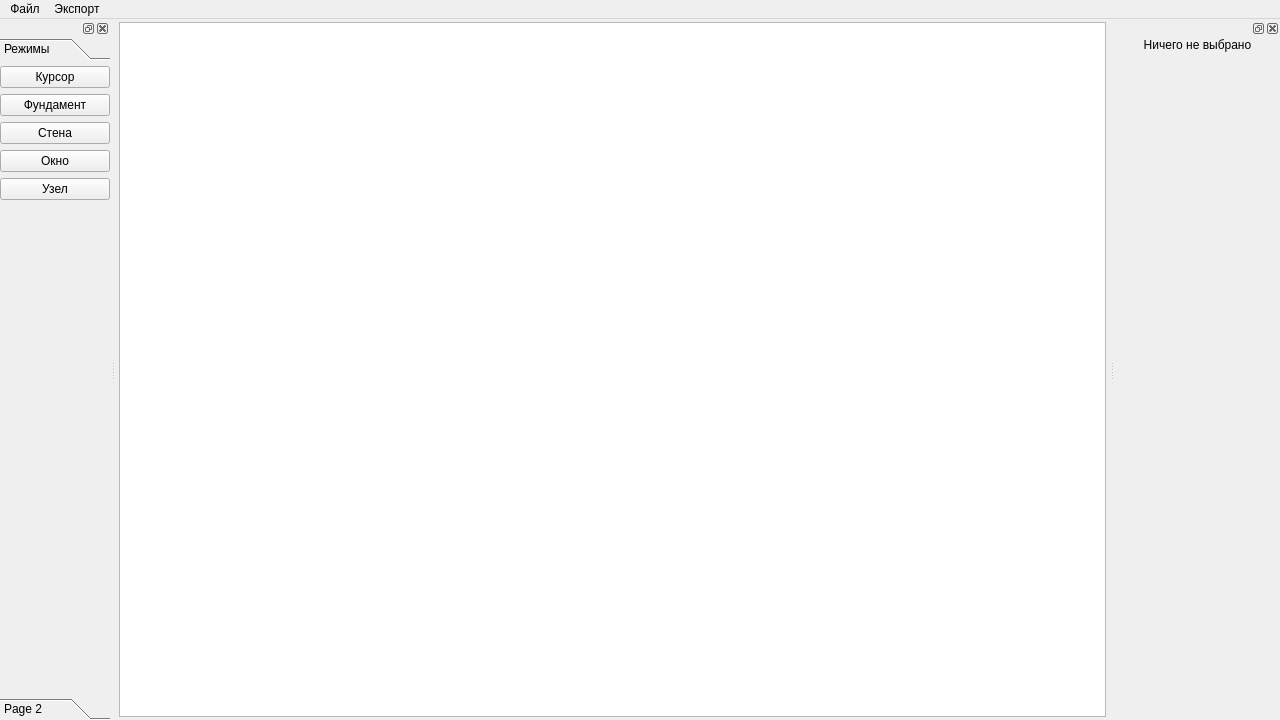
<?xml version="1.0" encoding="UTF-8"?>
<ui version="4.0">
 <class>EditorWindow</class>
 <widget class="QMainWindow" name="EditorWindow">
  <property name="geometry">
   <rect>
    <x>0</x>
    <y>0</y>
    <width>1280</width>
    <height>720</height>
   </rect>
  </property>
  <property name="windowTitle">
   <string>MainWindow</string>
  </property>
  <widget class="QWidget" name="centralwidget">
   <layout class="QGridLayout" name="gridLayout">
    <property name="leftMargin">
     <number>3</number>
    </property>
    <property name="topMargin">
     <number>3</number>
    </property>
    <property name="rightMargin">
     <number>3</number>
    </property>
    <property name="bottomMargin">
     <number>3</number>
    </property>
    <item row="0" column="0">
     <widget class="EditorView" name="graphicsView"/>
    </item>
   </layout>
  </widget>
  <widget class="QMenuBar" name="menuBar">
   <property name="geometry">
    <rect>
     <x>0</x>
     <y>0</y>
     <width>1280</width>
     <height>25</height>
    </rect>
   </property>
   <widget class="QMenu" name="menu">
    <property name="title">
     <string>Файл</string>
    </property>
   </widget>
   <widget class="QMenu" name="menu_2">
    <property name="title">
     <string>Экспорт</string>
    </property>
   </widget>
   <addaction name="menu"/>
   <addaction name="menu_2"/>
  </widget>
  <widget class="QDockWidget" name="dock_tools">
   <property name="minimumSize">
    <size>
     <width>110</width>
     <height>175</height>
    </size>
   </property>
   <attribute name="dockWidgetArea">
    <number>1</number>
   </attribute>
   <widget class="QWidget" name="dockWidgetContents_2">
    <layout class="QGridLayout" name="gridLayout_2">
     <property name="leftMargin">
      <number>0</number>
     </property>
     <property name="topMargin">
      <number>0</number>
     </property>
     <property name="rightMargin">
      <number>0</number>
     </property>
     <property name="bottomMargin">
      <number>0</number>
     </property>
     <item row="0" column="0">
      <widget class="QToolBox" name="toolBox">
       <property name="currentIndex">
        <number>0</number>
       </property>
       <widget class="QWidget" name="page">
        <property name="geometry">
         <rect>
          <x>0</x>
          <y>0</y>
          <width>110</width>
          <height>603</height>
         </rect>
        </property>
        <attribute name="label">
         <string>Режимы</string>
        </attribute>
        <layout class="QGridLayout" name="gridLayout_3">
         <property name="leftMargin">
          <number>0</number>
         </property>
         <property name="topMargin">
          <number>0</number>
         </property>
         <property name="rightMargin">
          <number>0</number>
         </property>
         <property name="bottomMargin">
          <number>0</number>
         </property>
         <item row="5" column="0">
          <widget class="QPushButton" name="pb_tool_node">
           <property name="text">
            <string>Узел</string>
           </property>
           <property name="checkable">
            <bool>true</bool>
           </property>
           <property name="autoExclusive">
            <bool>true</bool>
           </property>
          </widget>
         </item>
         <item row="0" column="0">
          <widget class="QPushButton" name="pb_tool_cursor">
           <property name="text">
            <string>Курсор</string>
           </property>
           <property name="checkable">
            <bool>true</bool>
           </property>
           <property name="autoExclusive">
            <bool>true</bool>
           </property>
          </widget>
         </item>
         <item row="2" column="0">
          <widget class="QPushButton" name="pb_tool_foundation">
           <property name="text">
            <string>Фундамент</string>
           </property>
           <property name="checkable">
            <bool>true</bool>
           </property>
           <property name="autoExclusive">
            <bool>true</bool>
           </property>
          </widget>
         </item>
         <item row="3" column="0">
          <widget class="QPushButton" name="pb_tool_wall">
           <property name="text">
            <string>Стена</string>
           </property>
           <property name="checkable">
            <bool>true</bool>
           </property>
           <property name="autoExclusive">
            <bool>true</bool>
           </property>
          </widget>
         </item>
         <item row="6" column="0">
          <spacer name="verticalSpacer">
           <property name="orientation">
            <enum>Qt::Orientation::Vertical</enum>
           </property>
           <property name="sizeHint" stdset="0">
            <size>
             <width>20</width>
             <height>40</height>
            </size>
           </property>
          </spacer>
         </item>
         <item row="4" column="0">
          <widget class="QPushButton" name="pb_tool_window">
           <property name="text">
            <string>Окно</string>
           </property>
           <property name="checkable">
            <bool>true</bool>
           </property>
           <property name="autoExclusive">
            <bool>true</bool>
           </property>
          </widget>
         </item>
        </layout>
       </widget>
       <widget class="QWidget" name="page_2">
        <property name="geometry">
         <rect>
          <x>0</x>
          <y>0</y>
          <width>110</width>
          <height>603</height>
         </rect>
        </property>
        <attribute name="label">
         <string>Page 2</string>
        </attribute>
       </widget>
      </widget>
     </item>
    </layout>
   </widget>
  </widget>
  <widget class="QDockWidget" name="dock_properties">
   <attribute name="dockWidgetArea">
    <number>2</number>
   </attribute>
   <widget class="QWidget" name="dockWidgetContents_12">
    <layout class="QGridLayout" name="gridLayout_4">
     <property name="leftMargin">
      <number>0</number>
     </property>
     <property name="topMargin">
      <number>0</number>
     </property>
     <property name="rightMargin">
      <number>0</number>
     </property>
     <property name="bottomMargin">
      <number>0</number>
     </property>
     <item row="0" column="0">
      <widget class="QStackedWidget" name="stackedWidget">
       <property name="currentIndex">
        <number>0</number>
       </property>
       <widget class="QWidget" name="page_5">
        <layout class="QGridLayout" name="gridLayout_5">
         <property name="leftMargin">
          <number>0</number>
         </property>
         <property name="topMargin">
          <number>0</number>
         </property>
         <property name="rightMargin">
          <number>0</number>
         </property>
         <property name="bottomMargin">
          <number>0</number>
         </property>
         <item row="0" column="0">
          <widget class="QLabel" name="label">
           <property name="text">
            <string>Ничего не выбрано</string>
           </property>
           <property name="alignment">
            <set>Qt::AlignmentFlag::AlignCenter</set>
           </property>
          </widget>
         </item>
         <item row="1" column="0">
          <spacer name="verticalSpacer_2">
           <property name="orientation">
            <enum>Qt::Orientation::Vertical</enum>
           </property>
           <property name="sizeHint" stdset="0">
            <size>
             <width>20</width>
             <height>40</height>
            </size>
           </property>
          </spacer>
         </item>
        </layout>
       </widget>
       <widget class="QWidget" name="page_6">
        <layout class="QFormLayout" name="formLayout">
         <property name="leftMargin">
          <number>0</number>
         </property>
         <property name="topMargin">
          <number>0</number>
         </property>
         <property name="rightMargin">
          <number>0</number>
         </property>
         <property name="bottomMargin">
          <number>0</number>
         </property>
         <item row="1" column="0">
          <widget class="QLabel" name="label_2">
           <property name="text">
            <string>Ширина</string>
           </property>
          </widget>
         </item>
         <item row="1" column="1">
          <widget class="QDoubleSpinBox" name="sb_found_width">
           <property name="maximum">
            <double>100.000000000000000</double>
           </property>
           <property name="singleStep">
            <double>0.100000000000000</double>
           </property>
          </widget>
         </item>
         <item row="2" column="0">
          <widget class="QLabel" name="label_3">
           <property name="text">
            <string>Высота</string>
           </property>
          </widget>
         </item>
         <item row="2" column="1">
          <widget class="QDoubleSpinBox" name="sb_found_height">
           <property name="maximum">
            <double>100.000000000000000</double>
           </property>
           <property name="singleStep">
            <double>0.100000000000000</double>
           </property>
           <property name="value">
            <double>0.000000000000000</double>
           </property>
          </widget>
         </item>
         <item row="0" column="0" colspan="2">
          <widget class="QLabel" name="label_4">
           <property name="text">
            <string>Фундамент: Свойства</string>
           </property>
          </widget>
         </item>
         <item row="3" column="0">
          <widget class="QLabel" name="label_8">
           <property name="text">
            <string>Угол поворота</string>
           </property>
          </widget>
         </item>
         <item row="3" column="1">
          <widget class="QDoubleSpinBox" name="sb_found_angle">
           <property name="suffix">
            <string> °</string>
           </property>
           <property name="maximum">
            <double>360.000000000000000</double>
           </property>
           <property name="singleStep">
            <double>5.000000000000000</double>
           </property>
          </widget>
         </item>
        </layout>
       </widget>
       <widget class="QWidget" name="page_3">
        <layout class="QFormLayout" name="formLayout_2">
         <property name="leftMargin">
          <number>0</number>
         </property>
         <property name="topMargin">
          <number>0</number>
         </property>
         <property name="rightMargin">
          <number>0</number>
         </property>
         <property name="bottomMargin">
          <number>0</number>
         </property>
         <item row="0" column="0" colspan="2">
          <widget class="QLabel" name="label_5">
           <property name="text">
            <string>Стена: Свойства</string>
           </property>
          </widget>
         </item>
         <item row="1" column="0">
          <widget class="QLabel" name="label_6">
           <property name="text">
            <string>Длина</string>
           </property>
          </widget>
         </item>
         <item row="1" column="1">
          <widget class="QDoubleSpinBox" name="sb_wall_length">
           <property name="maximum">
            <double>100.000000000000000</double>
           </property>
           <property name="singleStep">
            <double>0.100000000000000</double>
           </property>
          </widget>
         </item>
         <item row="2" column="0">
          <widget class="QLabel" name="label_7">
           <property name="text">
            <string>Толщина</string>
           </property>
          </widget>
         </item>
         <item row="2" column="1">
          <widget class="QDoubleSpinBox" name="sb_wall_thickness">
           <property name="maximum">
            <double>1000.000000000000000</double>
           </property>
           <property name="singleStep">
            <double>0.100000000000000</double>
           </property>
          </widget>
         </item>
         <item row="3" column="0">
          <widget class="QLabel" name="label_9">
           <property name="text">
            <string>Угол наклона</string>
           </property>
          </widget>
         </item>
         <item row="3" column="1">
          <widget class="QDoubleSpinBox" name="sb_wall_angle">
           <property name="suffix">
            <string> °</string>
           </property>
           <property name="maximum">
            <double>360.000000000000000</double>
           </property>
          </widget>
         </item>
        </layout>
       </widget>
       <widget class="QWidget" name="page_4">
        <layout class="QFormLayout" name="formLayout_3">
         <property name="leftMargin">
          <number>0</number>
         </property>
         <property name="topMargin">
          <number>0</number>
         </property>
         <property name="rightMargin">
          <number>0</number>
         </property>
         <property name="bottomMargin">
          <number>0</number>
         </property>
         <item row="1" column="0">
          <widget class="QLabel" name="label_11">
           <property name="text">
            <string>Ширина</string>
           </property>
          </widget>
         </item>
         <item row="1" column="1">
          <widget class="QDoubleSpinBox" name="sb_window_width">
           <property name="suffix">
            <string> м</string>
           </property>
           <property name="minimum">
            <double>0.100000000000000</double>
           </property>
           <property name="maximum">
            <double>10.000000000000000</double>
           </property>
           <property name="singleStep">
            <double>0.100000000000000</double>
           </property>
          </widget>
         </item>
         <item row="2" column="0">
          <widget class="QLabel" name="label_12">
           <property name="text">
            <string>Высота от пола</string>
           </property>
          </widget>
         </item>
         <item row="2" column="1">
          <widget class="QDoubleSpinBox" name="sb_window_elevation">
           <property name="suffix">
            <string> м</string>
           </property>
           <property name="maximum">
            <double>5.000000000000000</double>
           </property>
           <property name="singleStep">
            <double>0.100000000000000</double>
           </property>
          </widget>
         </item>
         <item row="3" column="0">
          <widget class="QLabel" name="label_13">
           <property name="text">
            <string>Тип профиля</string>
           </property>
          </widget>
         </item>
         <item row="3" column="1">
          <widget class="QComboBox" name="cb_window_profile"/>
         </item>
         <item row="0" column="0" colspan="2">
          <widget class="QLabel" name="label_10">
           <property name="text">
            <string>Окно: Свойства</string>
           </property>
          </widget>
         </item>
        </layout>
       </widget>
      </widget>
     </item>
    </layout>
   </widget>
  </widget>
 </widget>
 <customwidgets>
  <customwidget>
   <class>EditorView</class>
   <extends>QGraphicsView</extends>
   <header>editorview.h</header>
  </customwidget>
 </customwidgets>
 <resources/>
 <connections/>
</ui>
